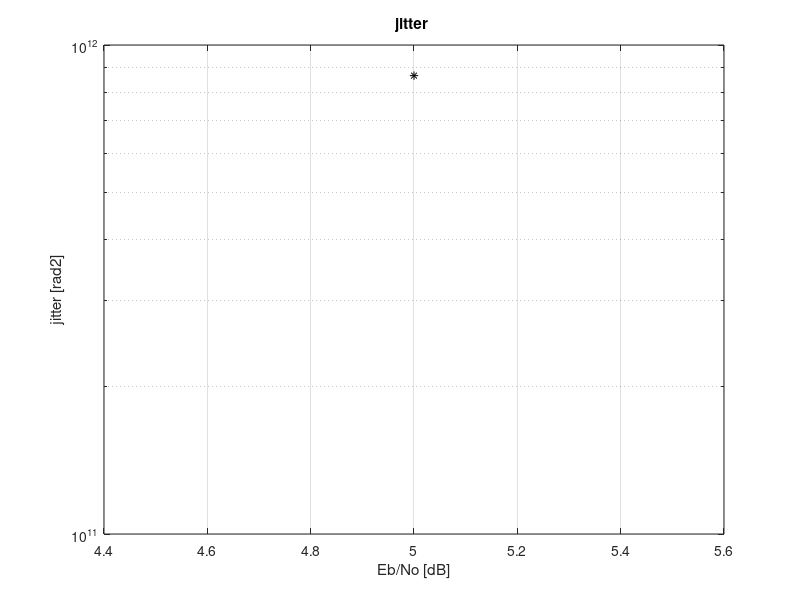
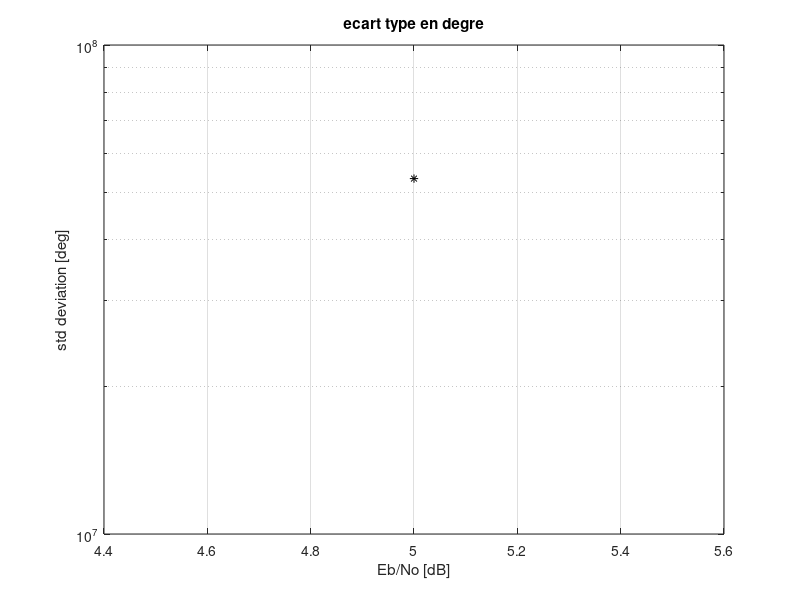
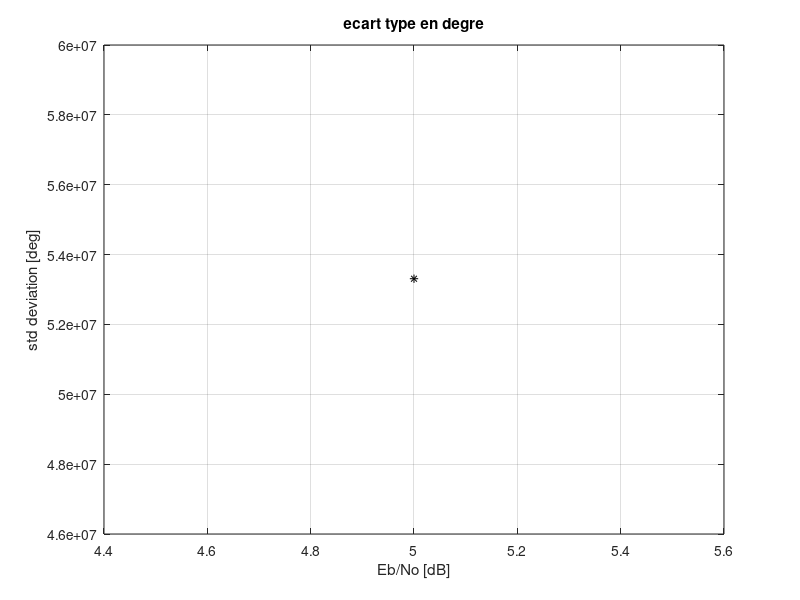

MATLAB code to generate these figures, in order:
close all
clear all

load pente_NDA_QPSK

BlT_dB=input('log10(BlT)=[..] (ex: -3 pour 0.1%)?');  % ex: -3
BlTT=10.^(BlT_dB);
ordre=input('loop order (1 or 2)?'); 

if ordre==2
zeta=sqrt(2)/2;
A=16*zeta^2*BlTT.*(1+4*zeta^2-4*BlTT)/(1+4*zeta^2)./(1+4*zeta^2-8*zeta^2*BlTT);
B=64*zeta^2*BlTT.^2/(1+4*zeta^2)./(1+4*zeta^2-8*zeta^2*BlTT);

elseif ordre==1
   B=0*BlTT;
   A=4*BlTT;
else
   display ('order1 assumed');
    B=0*BlTT;
    A=4*BlTT;
end
 
A=A/pente;
B=B/pente;
 
EbNodB=input('Eb/No dB=?');
EbNo=10.^(EbNodB/10);

N_symb=25000;
M=4;   %QPSK


for jj=1:length(EbNo) % loop on Eb/No
   jj
NCO_mem=0;
filtre_mem=0;
phi_est(1)=0;

for ii=1:N_symb

    if mod(ii,1000)==0
        ii
    end
    
    if ii~=1
    rand('state',ss)
    end

racine=rand(1);
ss=rand('state');

seed=floor(1234567*racine);
   %bits=2*randint(2,1,2,seed)'-1;
   bits=2*((randi(2,1,2)-1)')-1
   IE=bits(1);
   QE=bits(2);
   symb_emis=IE+j*QE;
 
 
 Es=sum(abs(symb_emis).^2);
 
 
 %
 %bruit
 %
   sigma=sqrt(Es/EbNo(jj)/4);
   if ii~=1
      randn('state',s);
   end
   noise=randn(2,1)*sigma;
   s=randn('state');
   recu=symb_emis+noise(1,:)+j*noise(2,:);
   
   %
   % dephasage
   %
   
   d_phi=0;
   recu=recu*exp(j*d_phi);
   
   %
   %  PLL
   %
   
   out_det(ii)=-imag((recu*exp(-j*phi_est(ii)))^4)/pente;
   
   % filtre de boucle
   
   w(ii)=filtre_mem+out_det(ii);
   filtre_mem=w(ii);
   out_filtre=A*out_det(ii)+B*w(ii);
   
   %NCO
   
   phi_est(ii+1)=out_filtre+NCO_mem;
   NCO_mem=phi_est(ii+1);
 
  
end

error=phi_est(7000:length(phi_est));
jitter(jj)=var(error);

end

% plotting of results

figure(1)
semilogy(EbNodB,jitter,'k*-')
xlabel('Eb/No [dB]')
ylabel('jitter [rad2]')
title('jitter ')
grid on

figure(2)
semilogy(EbNodB,sqrt(jitter)*180/pi,'k*-')
grid on
xlabel('Eb/No [dB]')
ylabel('std deviation [deg]')
title('ecart type en degre')

figure(3)
plot(EbNodB,sqrt(jitter)*180/pi,'k*-')
grid on
xlabel('Eb/No [dB]')
ylabel('std deviation [deg]')
title('ecart type en degre')


